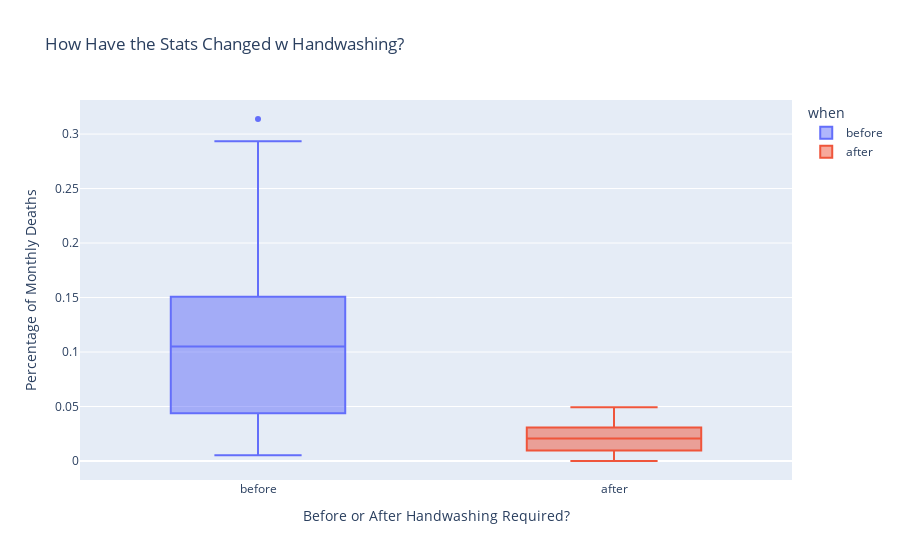

The cell this chart's notebook holds for it:
### Code cell
box = px.box(
    df_monthly,
    x='when',
    y='pct_deaths',
    color='when',
    title='How Have the Stats Changed w Handwashing?'
)

box.update_layout(
    xaxis_title='Before or After Handwashing Required?',
    yaxis_title='Percentage of Monthly Deaths'
)

box.show()

### Figure 1 — Plotly figure (JSON) as saved in the notebook; plotly's stock layout.template omitted (floating-point values rounded to 4 significant figures)
{"data": [{"alignmentgroup": "True", "hovertemplate": "when=%{x}<br>pct_deaths=%{y}<extra></extra>", "legendgroup": "before", "marker": {"color": "#636efa"}, "name": "before", "notched": false, "offsetgroup": "before", "orientation": "v", "showlegend": true, "type": "box", "x": ["before", "before", "before", "before", "before", "before", "before", "before", "before", "before", "before", "before", "before", "before", "before", "before", "before", "before", "before", "before", "before", "before", "before", "before", "before", "before", "before", "before", "before", "before", "before", "before", "before", "before", "before", "before", "before", "before", "before", "before", "before", "before", "before", "before", "before", "before", "before", "before", "before", "before", "before", "before", "before", "before", "before", "before", "before", "before", "before", "before", "before", "before", "before", "before", "before", "before", "before", "before", "before", "before", "before", "before", "before", "before", "before", "before"], "x0": " ", "xaxis": "x", "y": [0.1457, 0.07531, 0.04332, 0.01569, 0.007843, 0.05, 0.08421, 0.01351, 0.01878, 0.1102, 0.2255, 0.2085, 0.1222, 0.1023, 0.1074, 0.03226, 0.06593, 0.2078, 0.2546, 0.1839, 0.2934, 0.2297, 0.3138, 0.1912, 0.1597, 0.1241, 0.1193, 0.06098, 0.04082, 0.005236, 0.01554, 0.02262, 0.176, 0.07143, 0.08051, 0.1516, 0.1128, 0.1703, 0.1731, 0.05833, 0.02679, 0.04369, 0.0632, 0.01224, 0.03226, 0.1102, 0.1055, 0.07591, 0.04745, 0.04452, 0.04231, 0.04392, 0.07143, 0.06122, 0.03586, 0.1055, 0.1484, 0.1094, 0.1049, 0.1339, 0.1809, 0.1543, 0.1897, 0.1344, 0.1015, 0.131, 0.1806, 0.1439, 0.1496, 0.1077, 0.05369, 0.03215, 0.01923, 0.03607, 0.1827, 0.1224], "y0": " ", "yaxis": "y"}, {"alignmentgroup": "True", "hovertemplate": "when=%{x}<br>pct_deaths=%{y}<extra></extra>", "legendgroup": "after", "marker": {"color": "#EF553B"}, "name": "after", "notched": false, "offsetgroup": "after", "orientation": "v", "showlegend": true, "type": "box", "x": ["after", "after", "after", "after", "after", "after", "after", "after", "after", "after", "after", "after", "after", "after", "after", "after", "after", "after", "after", "after", "after", "after"], "x0": " ", "xaxis": "x", "y": [0.02239, 0.012, 0.01894, 0.0458, 0.03957, 0.04472, 0.0293, 0.03534, 0.006873, 0, 0.006557, 0.009585, 0.01136, 0.003717, 0, 0.009615, 0.02341, 0.02903, 0.0134, 0.02233, 0.03085, 0.04926], "y0": " ", "yaxis": "y"}], "layout": {"boxmode": "overlay", "legend": {"title": {"text": "when"}, "tracegroupgap": 0}, "title": {"text": "How Have the Stats Changed w Handwashing?"}, "xaxis": {"anchor": "y", "categoryarray": ["before", "after"], "categoryorder": "array", "domain": [0, 1], "title": {"text": "Before or After Handwashing Required?"}}, "yaxis": {"anchor": "x", "domain": [0, 1], "title": {"text": "Percentage of Monthly Deaths"}}}}
